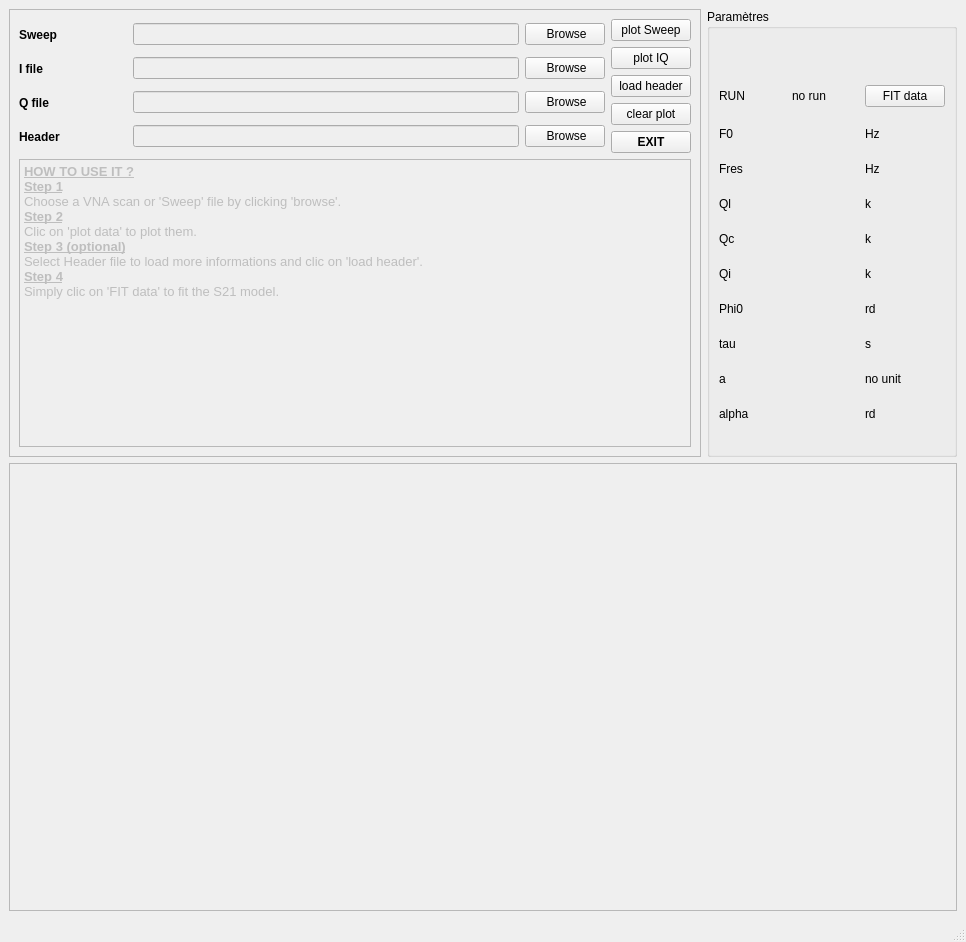
<?xml version="1.0" encoding="UTF-8"?>
<ui version="4.0">
 <class>MainWindow</class>
 <widget class="QMainWindow" name="MainWindow">
  <property name="geometry">
   <rect>
    <x>0</x>
    <y>0</y>
    <width>966</width>
    <height>942</height>
   </rect>
  </property>
  <property name="windowTitle">
   <string>MainWindow</string>
  </property>
  <widget class="QWidget" name="centralwidget">
   <layout class="QGridLayout" name="gridLayout_5">
    <item row="0" column="1">
     <widget class="QGroupBox" name="groupBox">
      <property name="title">
       <string>Paramètres</string>
      </property>
      <layout class="QGridLayout" name="gridLayout_4">
       <item row="7" column="0">
        <widget class="QLabel" name="labelFres_7">
         <property name="minimumSize">
          <size>
           <width>67</width>
           <height>17</height>
          </size>
         </property>
         <property name="maximumSize">
          <size>
           <width>16777215</width>
           <height>17</height>
          </size>
         </property>
         <property name="text">
          <string>Qi</string>
         </property>
        </widget>
       </item>
       <item row="3" column="2">
        <widget class="QLabel" name="label_6">
         <property name="minimumSize">
          <size>
           <width>67</width>
           <height>17</height>
          </size>
         </property>
         <property name="maximumSize">
          <size>
           <width>67</width>
           <height>17</height>
          </size>
         </property>
         <property name="text">
          <string>Hz</string>
         </property>
        </widget>
       </item>
       <item row="2" column="1">
        <widget class="QLabel" name="labelRun">
         <property name="text">
          <string>no run</string>
         </property>
        </widget>
       </item>
       <item row="5" column="2">
        <widget class="QLabel" name="labelFres_4">
         <property name="minimumSize">
          <size>
           <width>67</width>
           <height>17</height>
          </size>
         </property>
         <property name="maximumSize">
          <size>
           <width>67</width>
           <height>17</height>
          </size>
         </property>
         <property name="text">
          <string>k</string>
         </property>
        </widget>
       </item>
       <item row="5" column="0">
        <widget class="QLabel" name="label_8">
         <property name="minimumSize">
          <size>
           <width>67</width>
           <height>17</height>
          </size>
         </property>
         <property name="maximumSize">
          <size>
           <width>16777215</width>
           <height>17</height>
          </size>
         </property>
         <property name="text">
          <string>Ql</string>
         </property>
        </widget>
       </item>
       <item row="7" column="1">
        <widget class="QLabel" name="labelQi">
         <property name="minimumSize">
          <size>
           <width>67</width>
           <height>17</height>
          </size>
         </property>
         <property name="maximumSize">
          <size>
           <width>16777215</width>
           <height>17</height>
          </size>
         </property>
         <property name="text">
          <string/>
         </property>
        </widget>
       </item>
       <item row="7" column="2">
        <widget class="QLabel" name="labelFres_9">
         <property name="minimumSize">
          <size>
           <width>67</width>
           <height>17</height>
          </size>
         </property>
         <property name="maximumSize">
          <size>
           <width>67</width>
           <height>17</height>
          </size>
         </property>
         <property name="text">
          <string>k</string>
         </property>
        </widget>
       </item>
       <item row="4" column="0">
        <widget class="QLabel" name="label_4">
         <property name="minimumSize">
          <size>
           <width>67</width>
           <height>17</height>
          </size>
         </property>
         <property name="maximumSize">
          <size>
           <width>16777215</width>
           <height>17</height>
          </size>
         </property>
         <property name="text">
          <string>Fres</string>
         </property>
        </widget>
       </item>
       <item row="9" column="0">
        <widget class="QLabel" name="labelFres_11">
         <property name="minimumSize">
          <size>
           <width>67</width>
           <height>17</height>
          </size>
         </property>
         <property name="maximumSize">
          <size>
           <width>16777215</width>
           <height>17</height>
          </size>
         </property>
         <property name="text">
          <string>tau</string>
         </property>
        </widget>
       </item>
       <item row="6" column="0">
        <widget class="QLabel" name="labelFres_5">
         <property name="minimumSize">
          <size>
           <width>67</width>
           <height>17</height>
          </size>
         </property>
         <property name="maximumSize">
          <size>
           <width>16777215</width>
           <height>17</height>
          </size>
         </property>
         <property name="text">
          <string>Qc</string>
         </property>
        </widget>
       </item>
       <item row="0" column="2">
        <widget class="QLabel" name="label_5">
         <property name="minimumSize">
          <size>
           <width>67</width>
           <height>17</height>
          </size>
         </property>
         <property name="maximumSize">
          <size>
           <width>67</width>
           <height>17</height>
          </size>
         </property>
         <property name="text">
          <string/>
         </property>
        </widget>
       </item>
       <item row="4" column="1">
        <widget class="QLabel" name="labelFres">
         <property name="minimumSize">
          <size>
           <width>67</width>
           <height>17</height>
          </size>
         </property>
         <property name="maximumSize">
          <size>
           <width>16777215</width>
           <height>17</height>
          </size>
         </property>
         <property name="text">
          <string/>
         </property>
        </widget>
       </item>
       <item row="5" column="1">
        <widget class="QLabel" name="labelQl">
         <property name="minimumSize">
          <size>
           <width>67</width>
           <height>17</height>
          </size>
         </property>
         <property name="maximumSize">
          <size>
           <width>16777215</width>
           <height>17</height>
          </size>
         </property>
         <property name="text">
          <string/>
         </property>
        </widget>
       </item>
       <item row="2" column="2">
        <widget class="QPushButton" name="fitButton">
         <property name="text">
          <string>FIT data</string>
         </property>
        </widget>
       </item>
       <item row="8" column="0">
        <widget class="QLabel" name="labelFres_8">
         <property name="minimumSize">
          <size>
           <width>67</width>
           <height>17</height>
          </size>
         </property>
         <property name="maximumSize">
          <size>
           <width>16777215</width>
           <height>17</height>
          </size>
         </property>
         <property name="text">
          <string>Phi0</string>
         </property>
        </widget>
       </item>
       <item row="9" column="2">
        <widget class="QLabel" name="labelFres_13">
         <property name="minimumSize">
          <size>
           <width>67</width>
           <height>17</height>
          </size>
         </property>
         <property name="maximumSize">
          <size>
           <width>67</width>
           <height>17</height>
          </size>
         </property>
         <property name="text">
          <string>s</string>
         </property>
        </widget>
       </item>
       <item row="10" column="1">
        <widget class="QLabel" name="labelA">
         <property name="minimumSize">
          <size>
           <width>67</width>
           <height>17</height>
          </size>
         </property>
         <property name="maximumSize">
          <size>
           <width>16777215</width>
           <height>17</height>
          </size>
         </property>
         <property name="text">
          <string/>
         </property>
        </widget>
       </item>
       <item row="11" column="1">
        <widget class="QLabel" name="labelAlpha">
         <property name="minimumSize">
          <size>
           <width>67</width>
           <height>17</height>
          </size>
         </property>
         <property name="maximumSize">
          <size>
           <width>16777215</width>
           <height>17</height>
          </size>
         </property>
         <property name="text">
          <string/>
         </property>
        </widget>
       </item>
       <item row="8" column="1">
        <widget class="QLabel" name="labelPhi0">
         <property name="minimumSize">
          <size>
           <width>67</width>
           <height>17</height>
          </size>
         </property>
         <property name="maximumSize">
          <size>
           <width>16777215</width>
           <height>17</height>
          </size>
         </property>
         <property name="text">
          <string/>
         </property>
        </widget>
       </item>
       <item row="3" column="1">
        <widget class="QLabel" name="labelTone">
         <property name="text">
          <string/>
         </property>
        </widget>
       </item>
       <item row="6" column="1">
        <widget class="QLabel" name="labelQc">
         <property name="minimumSize">
          <size>
           <width>67</width>
           <height>17</height>
          </size>
         </property>
         <property name="maximumSize">
          <size>
           <width>16777215</width>
           <height>17</height>
          </size>
         </property>
         <property name="text">
          <string/>
         </property>
        </widget>
       </item>
       <item row="11" column="0">
        <widget class="QLabel" name="labelFres_17">
         <property name="minimumSize">
          <size>
           <width>67</width>
           <height>17</height>
          </size>
         </property>
         <property name="maximumSize">
          <size>
           <width>16777215</width>
           <height>17</height>
          </size>
         </property>
         <property name="text">
          <string>alpha</string>
         </property>
        </widget>
       </item>
       <item row="3" column="0">
        <widget class="QLabel" name="label_3">
         <property name="minimumSize">
          <size>
           <width>67</width>
           <height>17</height>
          </size>
         </property>
         <property name="maximumSize">
          <size>
           <width>16777215</width>
           <height>17</height>
          </size>
         </property>
         <property name="text">
          <string>F0</string>
         </property>
        </widget>
       </item>
       <item row="8" column="2">
        <widget class="QLabel" name="labelFres_10">
         <property name="minimumSize">
          <size>
           <width>67</width>
           <height>17</height>
          </size>
         </property>
         <property name="maximumSize">
          <size>
           <width>67</width>
           <height>17</height>
          </size>
         </property>
         <property name="text">
          <string>rd</string>
         </property>
        </widget>
       </item>
       <item row="4" column="2">
        <widget class="QLabel" name="label_7">
         <property name="minimumSize">
          <size>
           <width>67</width>
           <height>17</height>
          </size>
         </property>
         <property name="maximumSize">
          <size>
           <width>67</width>
           <height>17</height>
          </size>
         </property>
         <property name="text">
          <string>Hz</string>
         </property>
        </widget>
       </item>
       <item row="11" column="2">
        <widget class="QLabel" name="labelFres_19">
         <property name="minimumSize">
          <size>
           <width>67</width>
           <height>17</height>
          </size>
         </property>
         <property name="maximumSize">
          <size>
           <width>67</width>
           <height>17</height>
          </size>
         </property>
         <property name="text">
          <string>rd</string>
         </property>
        </widget>
       </item>
       <item row="9" column="1">
        <widget class="QLabel" name="labelTau">
         <property name="minimumSize">
          <size>
           <width>67</width>
           <height>17</height>
          </size>
         </property>
         <property name="maximumSize">
          <size>
           <width>16777215</width>
           <height>17</height>
          </size>
         </property>
         <property name="text">
          <string/>
         </property>
        </widget>
       </item>
       <item row="6" column="2">
        <widget class="QLabel" name="labelFres_6">
         <property name="minimumSize">
          <size>
           <width>67</width>
           <height>17</height>
          </size>
         </property>
         <property name="maximumSize">
          <size>
           <width>67</width>
           <height>17</height>
          </size>
         </property>
         <property name="text">
          <string>k</string>
         </property>
        </widget>
       </item>
       <item row="10" column="2">
        <widget class="QLabel" name="labelFres_16">
         <property name="minimumSize">
          <size>
           <width>67</width>
           <height>17</height>
          </size>
         </property>
         <property name="maximumSize">
          <size>
           <width>67</width>
           <height>17</height>
          </size>
         </property>
         <property name="text">
          <string>no unit</string>
         </property>
        </widget>
       </item>
       <item row="10" column="0">
        <widget class="QLabel" name="labelFres_14">
         <property name="minimumSize">
          <size>
           <width>67</width>
           <height>17</height>
          </size>
         </property>
         <property name="maximumSize">
          <size>
           <width>16777215</width>
           <height>17</height>
          </size>
         </property>
         <property name="text">
          <string>a</string>
         </property>
        </widget>
       </item>
       <item row="2" column="0">
        <widget class="QLabel" name="label">
         <property name="minimumSize">
          <size>
           <width>67</width>
           <height>17</height>
          </size>
         </property>
         <property name="maximumSize">
          <size>
           <width>80</width>
           <height>17</height>
          </size>
         </property>
         <property name="text">
          <string>RUN</string>
         </property>
        </widget>
       </item>
      </layout>
     </widget>
    </item>
    <item row="0" column="0">
     <widget class="QSplitter" name="splitter">
      <property name="orientation">
       <enum>Qt::Horizontal</enum>
      </property>
      <widget class="QFrame" name="frame">
       <property name="frameShape">
        <enum>QFrame::StyledPanel</enum>
       </property>
       <property name="frameShadow">
        <enum>QFrame::Raised</enum>
       </property>
       <layout class="QGridLayout" name="gridLayout">
        <item row="0" column="0">
         <layout class="QVBoxLayout" name="verticalLayout_2">
          <item>
           <layout class="QHBoxLayout" name="horizontalLayout">
            <item>
             <widget class="QLabel" name="label_calib">
              <property name="minimumSize">
               <size>
                <width>108</width>
                <height>25</height>
               </size>
              </property>
              <property name="maximumSize">
               <size>
                <width>108</width>
                <height>25</height>
               </size>
              </property>
              <property name="font">
               <font>
                <weight>75</weight>
                <bold>true</bold>
               </font>
              </property>
              <property name="text">
               <string>Sweep</string>
              </property>
             </widget>
            </item>
            <item>
             <widget class="QLineEdit" name="fnameCalib">
              <property name="enabled">
               <bool>false</bool>
              </property>
             </widget>
            </item>
            <item>
             <widget class="QPushButton" name="browseCalib">
              <property name="enabled">
               <bool>true</bool>
              </property>
              <property name="text">
               <string> Browse</string>
              </property>
             </widget>
            </item>
           </layout>
          </item>
          <item>
           <layout class="QHBoxLayout" name="horizontalLayout_2">
            <item>
             <widget class="QLabel" name="label_I">
              <property name="enabled">
               <bool>true</bool>
              </property>
              <property name="minimumSize">
               <size>
                <width>108</width>
                <height>25</height>
               </size>
              </property>
              <property name="maximumSize">
               <size>
                <width>108</width>
                <height>25</height>
               </size>
              </property>
              <property name="font">
               <font>
                <weight>75</weight>
                <bold>true</bold>
               </font>
              </property>
              <property name="text">
               <string>I file   </string>
              </property>
             </widget>
            </item>
            <item>
             <widget class="QLineEdit" name="fnameI">
              <property name="enabled">
               <bool>false</bool>
              </property>
             </widget>
            </item>
            <item>
             <widget class="QPushButton" name="browseI">
              <property name="text">
               <string> Browse</string>
              </property>
             </widget>
            </item>
           </layout>
          </item>
          <item>
           <layout class="QHBoxLayout" name="horizontalLayout_3">
            <item>
             <widget class="QLabel" name="label_Q">
              <property name="enabled">
               <bool>true</bool>
              </property>
              <property name="minimumSize">
               <size>
                <width>108</width>
                <height>25</height>
               </size>
              </property>
              <property name="maximumSize">
               <size>
                <width>108</width>
                <height>25</height>
               </size>
              </property>
              <property name="font">
               <font>
                <weight>75</weight>
                <bold>true</bold>
               </font>
              </property>
              <property name="text">
               <string>Q file</string>
              </property>
             </widget>
            </item>
            <item>
             <widget class="QLineEdit" name="fnameQ">
              <property name="enabled">
               <bool>false</bool>
              </property>
             </widget>
            </item>
            <item>
             <widget class="QPushButton" name="browseQ">
              <property name="text">
               <string> Browse</string>
              </property>
             </widget>
            </item>
           </layout>
          </item>
          <item>
           <layout class="QHBoxLayout" name="horizontalLayout_4">
            <item>
             <widget class="QLabel" name="label_header">
              <property name="minimumSize">
               <size>
                <width>108</width>
                <height>25</height>
               </size>
              </property>
              <property name="maximumSize">
               <size>
                <width>108</width>
                <height>25</height>
               </size>
              </property>
              <property name="font">
               <font>
                <weight>75</weight>
                <bold>true</bold>
               </font>
              </property>
              <property name="text">
               <string>Header</string>
              </property>
             </widget>
            </item>
            <item>
             <widget class="QLineEdit" name="fnameHead">
              <property name="enabled">
               <bool>false</bool>
              </property>
              <property name="text">
               <string/>
              </property>
             </widget>
            </item>
            <item>
             <widget class="QPushButton" name="browseHead">
              <property name="text">
               <string> Browse</string>
              </property>
             </widget>
            </item>
           </layout>
          </item>
         </layout>
        </item>
        <item row="0" column="1">
         <layout class="QGridLayout" name="gridLayout_6">
          <item row="2" column="0">
           <widget class="QPushButton" name="headerButton">
            <property name="text">
             <string>load header</string>
            </property>
           </widget>
          </item>
          <item row="0" column="0">
           <widget class="QPushButton" name="pushButton_generate_random_signal">
            <property name="text">
             <string>plot Sweep</string>
            </property>
           </widget>
          </item>
          <item row="4" column="0">
           <widget class="QPushButton" name="clearButton">
            <property name="text">
             <string>clear plot</string>
            </property>
           </widget>
          </item>
          <item row="5" column="0">
           <widget class="QPushButton" name="exit_button">
            <property name="minimumSize">
             <size>
              <width>0</width>
              <height>0</height>
             </size>
            </property>
            <property name="font">
             <font>
              <weight>75</weight>
              <bold>true</bold>
             </font>
            </property>
            <property name="text">
             <string>EXIT</string>
            </property>
           </widget>
          </item>
          <item row="1" column="0">
           <widget class="QPushButton" name="IQButton">
            <property name="text">
             <string>plot IQ</string>
            </property>
           </widget>
          </item>
         </layout>
        </item>
        <item row="2" column="0" colspan="2">
         <widget class="QTextBrowser" name="textBrowser">
          <property name="enabled">
           <bool>false</bool>
          </property>
          <property name="minimumSize">
           <size>
            <width>0</width>
            <height>160</height>
           </size>
          </property>
          <property name="html">
           <string>&lt;!DOCTYPE HTML PUBLIC &quot;-//W3C//DTD HTML 4.0//EN&quot; &quot;http://www.w3.org/TR/REC-html40/strict.dtd&quot;&gt;
&lt;html&gt;&lt;head&gt;&lt;meta name=&quot;qrichtext&quot; content=&quot;1&quot; /&gt;&lt;style type=&quot;text/css&quot;&gt;
p, li { white-space: pre-wrap; }
&lt;/style&gt;&lt;/head&gt;&lt;body style=&quot; font-family:'Ubuntu'; font-size:11pt; font-weight:400; font-style:normal;&quot;&gt;
&lt;p style=&quot; margin-top:0px; margin-bottom:0px; margin-left:0px; margin-right:0px; -qt-block-indent:0; text-indent:0px;&quot;&gt;&lt;span style=&quot; font-size:10pt; font-weight:600; text-decoration: underline;&quot;&gt;HOW TO USE IT ?&lt;/span&gt;&lt;/p&gt;
&lt;p style=&quot; margin-top:0px; margin-bottom:0px; margin-left:0px; margin-right:0px; -qt-block-indent:0; text-indent:0px;&quot;&gt;&lt;span style=&quot; font-size:10pt; font-weight:600; text-decoration: underline;&quot;&gt;Step 1&lt;/span&gt;&lt;/p&gt;
&lt;p style=&quot; margin-top:0px; margin-bottom:0px; margin-left:0px; margin-right:0px; -qt-block-indent:0; text-indent:0px;&quot;&gt;&lt;span style=&quot; font-size:10pt;&quot;&gt;Choose a VNA scan or 'Sweep' file by clicking 'browse'.&lt;/span&gt;&lt;/p&gt;
&lt;p style=&quot; margin-top:0px; margin-bottom:0px; margin-left:0px; margin-right:0px; -qt-block-indent:0; text-indent:0px;&quot;&gt;&lt;span style=&quot; font-size:10pt; font-weight:600; text-decoration: underline;&quot;&gt;Step 2&lt;/span&gt;&lt;/p&gt;
&lt;p style=&quot; margin-top:0px; margin-bottom:0px; margin-left:0px; margin-right:0px; -qt-block-indent:0; text-indent:0px;&quot;&gt;&lt;span style=&quot; font-size:10pt;&quot;&gt;Clic on 'plot data' to plot them.&lt;/span&gt;&lt;/p&gt;
&lt;p style=&quot; margin-top:0px; margin-bottom:0px; margin-left:0px; margin-right:0px; -qt-block-indent:0; text-indent:0px;&quot;&gt;&lt;span style=&quot; font-size:10pt; font-weight:600; text-decoration: underline;&quot;&gt;Step 3 (optional)&lt;/span&gt;&lt;/p&gt;
&lt;p style=&quot; margin-top:0px; margin-bottom:0px; margin-left:0px; margin-right:0px; -qt-block-indent:0; text-indent:0px;&quot;&gt;&lt;span style=&quot; font-size:10pt;&quot;&gt;Select Header file to load more informations and clic on 'load header'.&lt;/span&gt;&lt;/p&gt;
&lt;p style=&quot; margin-top:0px; margin-bottom:0px; margin-left:0px; margin-right:0px; -qt-block-indent:0; text-indent:0px;&quot;&gt;&lt;span style=&quot; font-size:10pt; font-weight:600; text-decoration: underline;&quot;&gt;Step 4&lt;/span&gt;&lt;/p&gt;
&lt;p style=&quot; margin-top:0px; margin-bottom:0px; margin-left:0px; margin-right:0px; -qt-block-indent:0; text-indent:0px;&quot;&gt;&lt;span style=&quot; font-size:10pt;&quot;&gt;Simply clic on 'FIT data' to fit the S21 model. &lt;/span&gt;&lt;/p&gt;&lt;/body&gt;&lt;/html&gt;</string>
          </property>
         </widget>
        </item>
       </layout>
      </widget>
     </widget>
    </item>
    <item row="1" column="0" colspan="2">
     <widget class="QFrame" name="frame_3">
      <property name="frameShape">
       <enum>QFrame::StyledPanel</enum>
      </property>
      <property name="frameShadow">
       <enum>QFrame::Raised</enum>
      </property>
      <layout class="QGridLayout" name="gridLayout_3">
       <item row="0" column="0" rowspan="2">
        <widget class="MplWidget" name="MplWidget" native="true">
         <property name="minimumSize">
          <size>
           <width>420</width>
           <height>420</height>
          </size>
         </property>
        </widget>
       </item>
       <item row="0" column="1">
        <widget class="MplWidget" name="MplWidget_2" native="true">
         <property name="minimumSize">
          <size>
           <width>400</width>
           <height>200</height>
          </size>
         </property>
        </widget>
       </item>
       <item row="1" column="1">
        <widget class="MplWidget" name="MplWidget_3" native="true">
         <property name="minimumSize">
          <size>
           <width>400</width>
           <height>200</height>
          </size>
         </property>
        </widget>
       </item>
      </layout>
     </widget>
    </item>
   </layout>
  </widget>
  <widget class="QMenuBar" name="menubar">
   <property name="geometry">
    <rect>
     <x>0</x>
     <y>0</y>
     <width>966</width>
     <height>22</height>
    </rect>
   </property>
  </widget>
  <widget class="QStatusBar" name="statusbar"/>
 </widget>
 <customwidgets>
  <customwidget>
   <class>MplWidget</class>
   <extends>QWidget</extends>
   <header>mplwidget.h</header>
   <container>1</container>
  </customwidget>
 </customwidgets>
 <resources/>
 <connections>
  <connection>
   <sender>exit_button</sender>
   <signal>clicked()</signal>
   <receiver>MainWindow</receiver>
   <slot>close()</slot>
   <hints>
    <hint type="sourcelabel">
     <x>456</x>
     <y>279</y>
    </hint>
    <hint type="destinationlabel">
     <x>701</x>
     <y>180</y>
    </hint>
   </hints>
  </connection>
 </connections>
 <slots>
  <signal>FileSelected(QString)</signal>
  <slot>browse()</slot>
  <slot>PrintFile()</slot>
  <slot>plot_data()</slot>
 </slots>
</ui>
